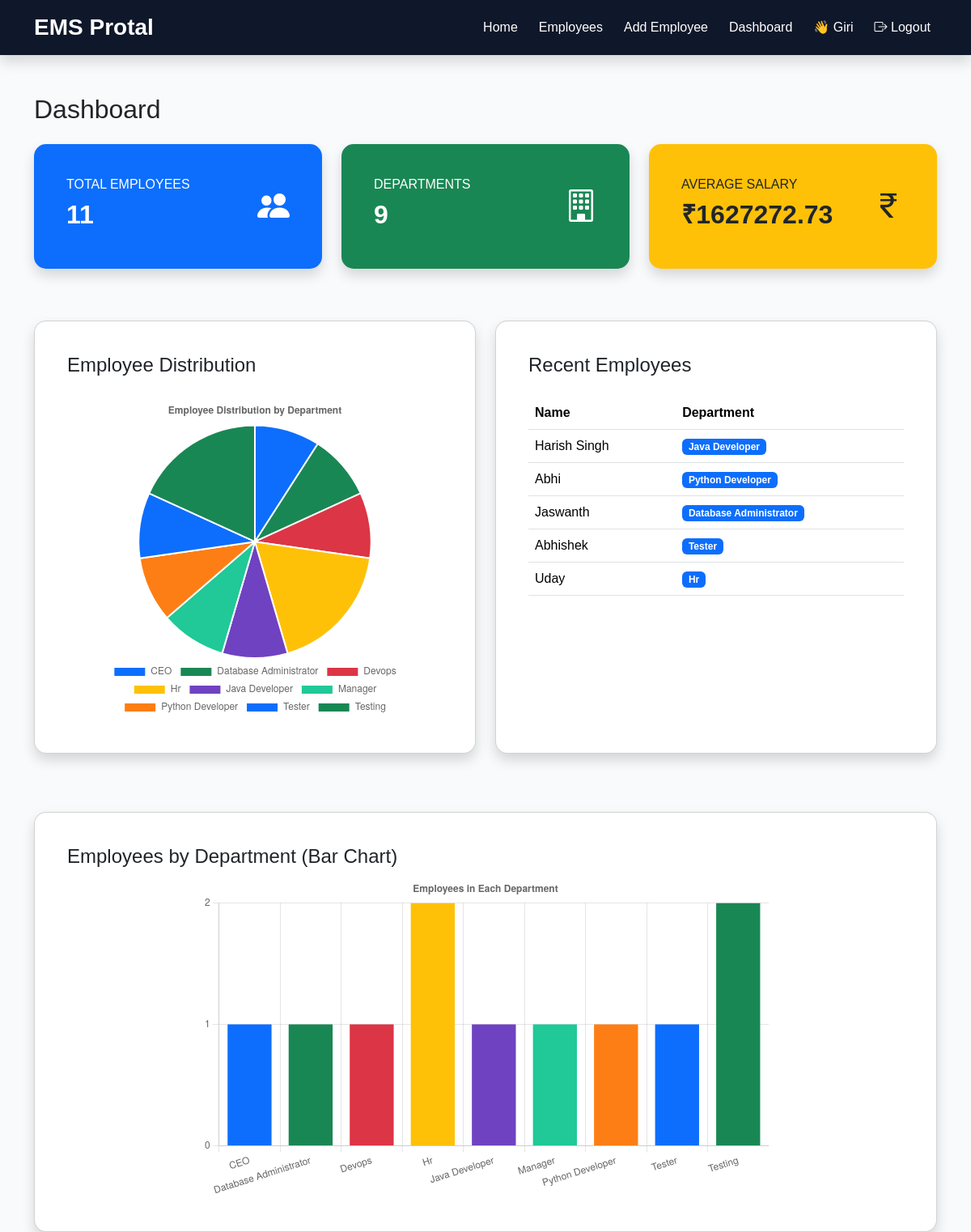
Page /dashboard/ (signed in) on the earlier database version.
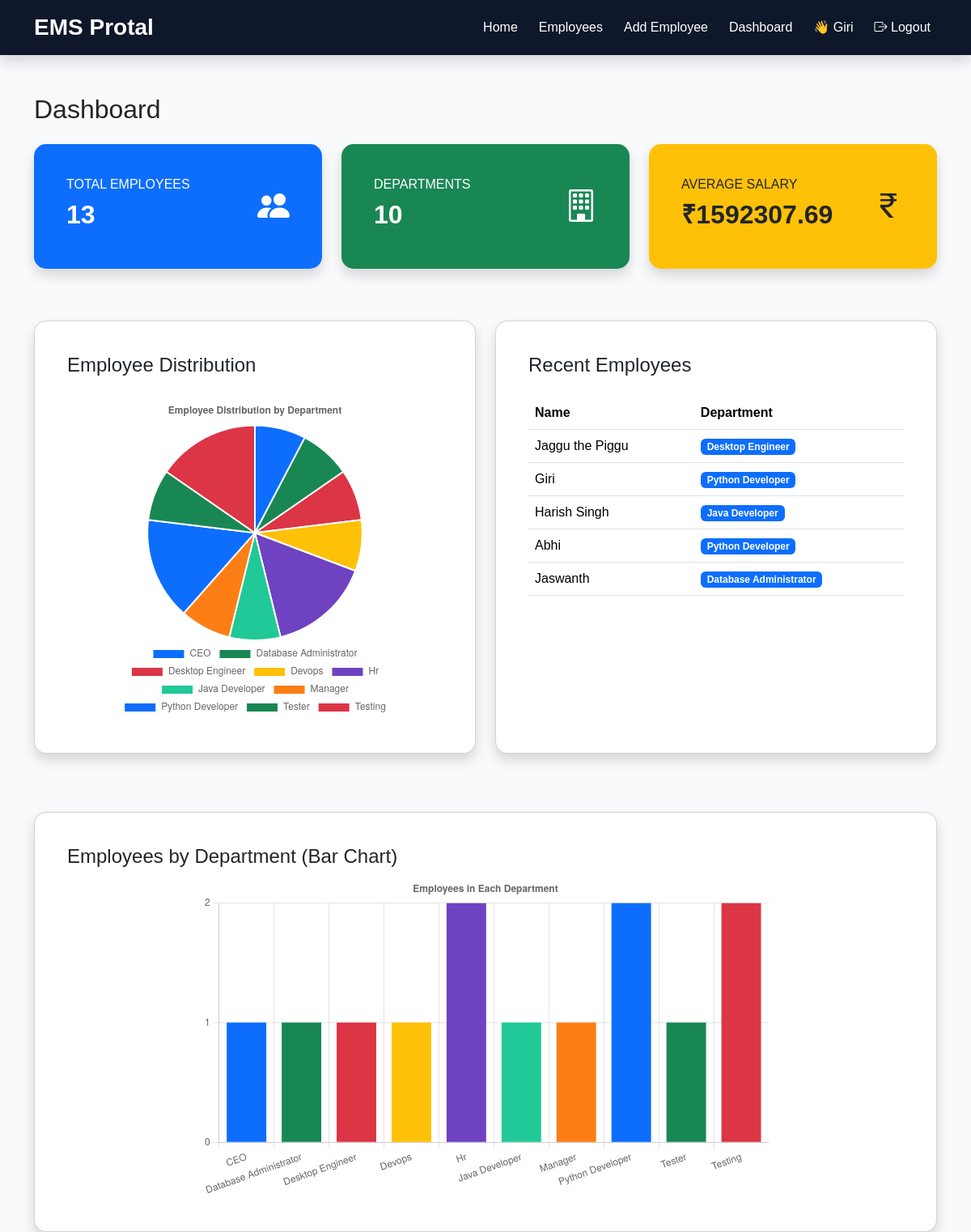
Same page on the later database version.
### employee/models.py (models this page shows, shortened)
class Employee(models.Model):
    name = models.CharField(max_length=100)
    email = models.EmailField(unique=True)
    phone = models.CharField(max_length=15)
    department = models.CharField(max_length=50)
    salary = models.DecimalField(max_digits=10, decimal_places=2)
    joining_date = models.DateField()
    photo = models.ImageField(
        upload_to="employee_photos/",
        blank=True,
        null=True
    )

### employee/views.py (the view)
# urls.py: path("dashboard/", views.dashboard, name="dashboard"),
@login_required
def dashboard(request):
    total_employees = Employee.objects.count()
    total_departments = Employee.objects.values(
        "department"
    ).distinct().count()
    average_salary = Employee.objects.aggregate(
        Avg("salary")
    )["salary__avg"]
    recent_employees = Employee.objects.order_by(
        "-id"
    )[:5]
    department_data = Employee.objects.values(
        "department"
    ).annotate(
        total=Count("id")
    )
    context = {
        "total_employees": total_employees,
        "total_departments": total_departments,
        "average_salary": average_salary,
        "recent_employees": recent_employees,
        "department_data": department_data,
    }
    return render(request, "dashboard.html", context)

### templates/dashboard.html (shortened to what the changed rows need)
{% extends "base.html" %}
{% block content %}
<h2 class="mb-4">Dashboard</h2>
<div class="row">
    <div class="col-md-4 mb-3">
        <div class="card shadow border-0 bg-primary text-white">
            <div class="card-body">
                <div class="d-flex justify-content-between align-items-center">
                    <div>
                        <h6 class="text-uppercase">Total Employees</h6>
                        <h2 class="fw-bold">{{ total_employees }}</h2>
                    </div>
                </div>
            </div>
        </div>
    </div>
    <div class="col-md-4 mb-3">
        <div class="card shadow border-0 bg-success text-white">
            <div class="card-body">
                <div class="d-flex justify-content-between align-items-center">
                    <div>
                        <h6 class="text-uppercase">Departments</h6>
                        <h2 class="fw-bold">{{ total_departments }}</h2>
                    </div>
                </div>
            </div>
        </div>
    </div>
    <div class="col-md-4 mb-3">
        <div class="card shadow border-0 bg-warning text-dark">
            <div class="card-body">
                <div class="d-flex justify-content-between align-items-center">
                    <div>
                        <h6 class="text-uppercase">Average Salary</h6>
                        <h2 class="fw-bold">₹{{ average_salary|floatformat:2 }}</h2>
                    </div>
                </div>
            </div>
        </div>
    </div>
</div>
<div class="row mt-5">
    <div class="col-lg-6 mb-4">
        <div class="card shadow h-100">
            <div class="card-body">
                <div class="d-flex justify-content-center">
                    <div style="width:400px;height:400px;">
                        <canvas id="departmentChart"></canvas>
                    </div>
                </div>
            </div>
        </div>
    </div>
    <div class="col-lg-6 mb-4">
        <div class="card shadow h-100">
            <div class="card-body">
                <table class="table table-hover">
                    <thead>
                        <tr>
                            <th>Name</th>
                            <th>Department</th>
                        </tr>
                    </thead>
                    <tbody>
                        {% for employee in recent_employees %}
                        <tr>
                            <td>{{ employee.name }}</td>
                            <td>
                                <span class="badge bg-primary">
                                    {{ employee.department }}
                                </span>
                            </td>
                        </tr>
                        {% endfor %}
                    </tbody>
                </table>
            </div>
        </div>
    </div>
</div>
<div class="card shadow mt-5">
    <div class="card-body">
        <div class="d-flex justify-content-center">
            <div style="width: 700px; height: 400px;">
                <canvas id="departmentBarChart"></canvas>
            </div>
        </div>
    </div>
</div>
<script>
const ctx = document.getElementById('departmentChart');
const departmentLabels = [
    {% for item in department_data %}
        "{{ item.department }}",
    {% endfor %}
];
const departmentCounts = [
    {% for item in department_data %}
        {{ item.total }},
    {% endfor %}
];
new Chart(ctx, {
    type: "pie",
    data: {
        labels: departmentLabels,
        datasets: [{
            label: "Employees",
            data: departmentCounts,
            backgroundColor: [
                "#0d6efd",
                "#198754",
                "#dc3545",
                "#ffc107",
                "#6f42c1",
                "#20c997",
                "#fd7e14"
            ],
            borderColor: "#ffffff",
            borderWidth: 2
        }]
    },
    options: {
        responsive: true,
        plugins: {
            legend: {
                position: "bottom"
            },
            title: {
                display: true,
                text: "Employee Distribution by Department"
            }
        }
    }
});
const barCtx = document.getElementById("departmentBarChart");
new Chart(barCtx, {
    type: "bar",
    data: {
        labels: departmentLabels,
        datasets: [{
            label: "Employees",
            data: departmentCounts,
            backgroundColor: [
                "#0d6efd",
                "#198754",
                "#dc3545",
                "#ffc107",
                "#6f42c1",
                "#20c997",
                "#fd7e14"
            ]
        }]
    },
    options: {
        responsive: true,
        maintainAspectRatio: false,
        scales: {
            y: {
                beginAtZero: true,
                ticks: {
                    precision: 0
                }
            }
        },
        plugins: {
            legend: {
                display: false
            },
            title: {
                display: true,
                text: "Employees in Each Department"
            }
        }
    }
});
</script>
{% endblock %}

Differences in the rows shown:
no longer on this page (row unchanged): Employee: name "Abhishek", department "Tester"
no longer on this page (row unchanged): Employee: name "Uday", department "Hr"
added Employee: name "Jaggu the Piggu", department "Desktop Engineer"
added Employee: name "Giri", department "Python Developer"
Other differences:
{{ total_employees }}: "11" → "13"
{{ total_departments }}: "9" → "10"
{{ average_salary|floatformat:2 }}: "1627272.73" → "1592307.69"
chart data {{ item.department }}: CEO, Database Administrator, Devops, Hr, Java Developer, Manager, Python Developer, Tester, Testing → CEO, Database Administrator, Desktop Engineer, Devops, Hr, Java Developer, Manager, Python Developer, Tester, Testing
chart data {{ item.total }}: 1, 1, 1, 2, 1, 1, 1, 1, 2 → 1, 1, 1, 1, 2, 1, 1, 2, 1, 2
